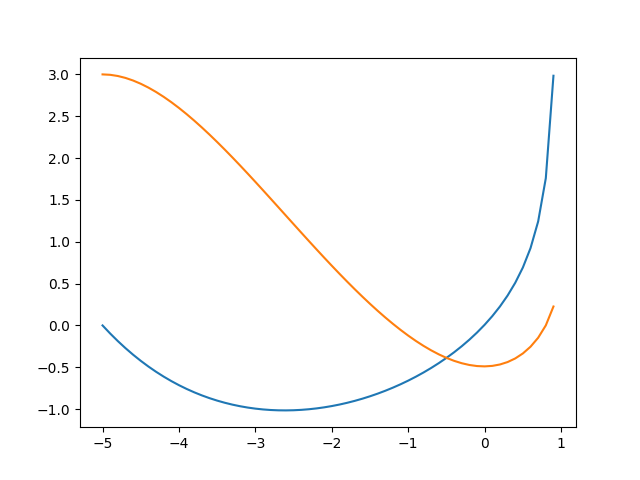

This figure's Python source:
import numpy as np
from scipy.integrate import odeint
import matplotlib.pyplot as plt

t = np.arange(-5, 1 ,0.1)
y0 = 3
k0 = 0
z0 = k0, y0

def diff_func(z, t): 
    k, y = z

    dk_dt = (t*k - 2*y)/(1 - t)
    dy_dt = k 

    return dk_dt, dy_dt

sol = odeint(diff_func, z0, t)

plt.plot(t, sol)
plt.savefig('task5_dop.png')
